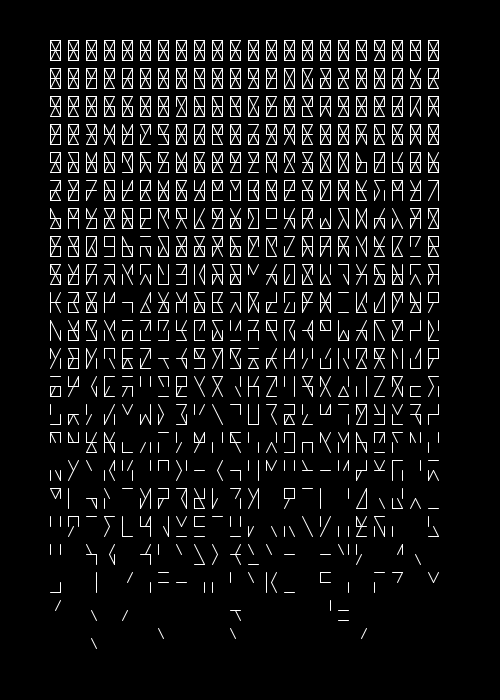
Frame 1 (no input)
Frame 60 (the mouse pressed at the canvas centre just before this capture): identical to frame 1, image omitted
Frame 120 (the mouse held since frame 60 and released just before this capture): identical to frame 1, image omitted

The Processing sketch that drew this single still picture (run headless with seeded random() and noise(); from frame 60 on, the mouse is pressed at the canvas centre):

// Processing sketch: digitsBase
// ── digitsBase.pde
boolean newDraw = true;

int mt = 40;
int mr = 8;
int mb = 8;
int ml = 50;

int w = 10;
int h = 20;

void setup() {
  size(500, 700);
  stroke(255);
  strokeWeight(1);
}

void draw() {
  if (newDraw) {
    background(0);

    int rows = 22;
    int cols = 22;
    int total = rows * cols;
    int counter = 0;

    for (int y=0; y<rows; y++) {
      for (int x=0; x<cols; x++) {
        int chance = (int) map(counter, 0, total, 100, 1);
        drawDigit(x*w+ml+(mr*x), y*h+mt+(mb*y), chance);

        counter ++;
      }
    }
    newDraw = false;
  }
}

void drawDigit(float x, float y, int chance) {
  //20x40

  push();
  translate(x, y);

  // horizontales
  if (random(100) < chance) line(0, 0, w, 0);
  if (random(100) < chance) line(0, h/2, w, h/2);
  if (random(100) < chance) line(0, h, w, h);

  // verticales
  if (random(100) < chance) line(0, 0, 0, h/2);
  if (random(100) < chance) line(w, 0, w, h/2);
  if (random(100) < chance) line(0, h/2, 0, h);
  if (random(100) < chance) line(w, h/2, w, h);

  // diagonales
  if (random(100) < chance) line(0, 0, w/2, h/2);
  if (random(100) < chance) line(w/2, h/2, w, 0);
  if (random(100) < chance) line(0, h, w/2, h/2);
  if (random(100) < chance) line(w/2, h/2, w, h);
  pop();
}

void keyPressed() {
  newDraw = true;
}
